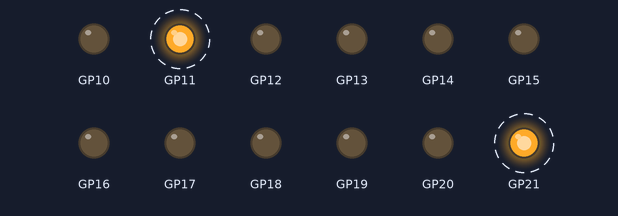
Bench run of a program on a simulated Raspberry Pi Pico running MicroPython. Shown: output pins drawn as LEDs (lit = HIGH). Dashed ring = blinking. What the program prints to the serial console is not drawn.

Above: at 0.2 s.
Timing chart, 0 to 3.0 s (numbered marks = the images above):
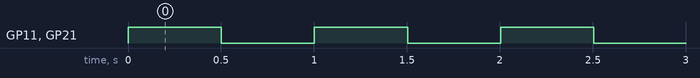

Measured:
- by itself, GP11, GP21: alternates HIGH for 0.50 s and LOW for 0.50 s

The program:

toggle_2nd12thled.py
```python
import machine
import utime

print("Welcome to toggle external LED program v.0.02 (20231218)")

N_LED = 12
PIN_BASE = 10

def led_on(pin):
    machine.Pin(pin, machine.Pin.OUT).value(1)

def led_off(pin):
    machine.Pin(pin, machine.Pin.OUT).value(0)

def set_led(value):
    for i in range(N_LED):
        pin = i + PIN_BASE
        val = value & (0x01 << i)
        if val > 0:
            led_on(pin)
        else:
            led_off(pin)

value = 0x01
while True:
    set_led(0x802)
    utime.sleep(0.5)
    set_led(0x000)
    utime.sleep(0.5)
```
